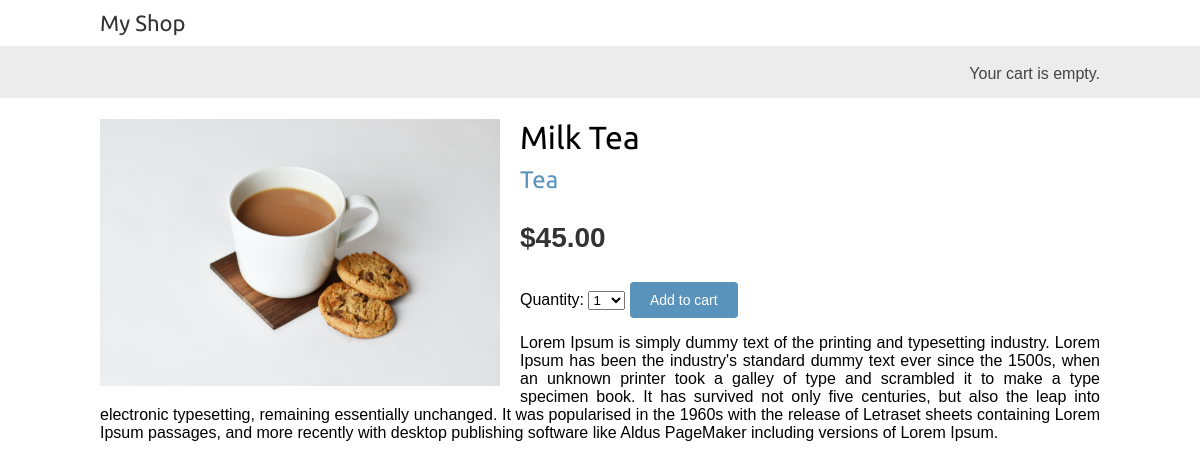
The app's page /2/milk-tea/ with its own data.
### shop/models.py (models this page shows, shortened)
class Product(models.Model):
    category = models.ForeignKey(Category,related_name='products',on_delete=models.CASCADE)
    name = models.CharField(max_length=200)
    slug = models.SlugField(max_length=200)
    image = models.ImageField(upload_to='product/%Y/%m/%d',blank=True)
    description = models.TextField(blank=True)
    price = models.DecimalField(max_digits=10,decimal_places=2)
    available = models.BooleanField(default=True)
    created = models.DateTimeField(auto_now_add=True)
    updated = models.DateTimeField(auto_now=True)
    class Meta:
        ordering = ['name']
        indexes = [
            models.Index(fields=['id','slug']),
            models.Index(fields=['name']),
            models.Index(fields=['-created']),
        ]

class Category(models.Model):
    name = models.CharField(max_length=200)
    slug = models.SlugField(max_length=200,unique=True)
    class Meta:
        ordering = ['name']
        indexes = [
            models.Index(fields=['name']),
        ]
        verbose_name = 'category'
        verbose_name_plural = 'categories'
    def __str__(self) -> str:
        return self.name
    def get_absolute_url(self):
        return reverse('shop:product_list_by_category',args=[self.slug])

### shop/views.py (the view)
# urls.py: path('<int:id>/<slug:slug>/',views.product_detail,name='product_detail')
def product_detail(request,id,slug):
    product = get_object_or_404(Product,id=id,slug=slug,available=True)
    cart_product_form = CartAddProductForm()
    return render(request,'shop/product/detail.html',{'product':product,'cart_product_form':cart_product_form})

### cart/forms.py
class CartAddProductForm(forms.Form):
    quantity = forms.TypedChoiceField(choices=PRODUCT_QUANTITY_CHOICES,coerce=int)
    override = forms.BooleanField(required=False,initial=False,widget=forms.HiddenInput)

### cart/cart.py (called while the page is built)
    def __len__(self):
        return sum(item['quantity'] for item in self.cart.values())

### cart/context_processor.py (called while the page is built)
def cart(request):
    return {'cart':Cart(request)}

### shop/templates/shop/product/detail.html (shortened to what this page needs)
{% extends 'shop/base.html' %}
{%load static%}
{% block content %}
    <div class="product-detail">
        <img src="{% if product.image %}{{ product.image.url }}{% else %}{% static 'img/no_image.png'%} {% endif %}" alt="">
        <h1>{{ product.name }}</h1>
        <h2>
            <a href="{{ product.category.get_absolute_url }}">
                {{product.category}}
            </a>
        </h2>
        <p class="price">${{ product.price }}</p>
        <form action="{% url 'cart:cart_add' product.id %}" method="post">
            {{cart_product_form}}
            <input type="submit" value="Add to cart">
        </form>
        {{ product.description|linebreaks}}
    </div>
{% endblock content %}

### shop/static/css/base.css (style rules this page uses)
body { margin:0; padding:0; font-family:helvetica, sans-serif; }
h1, h2, h3, h4, h5 , h6 { font-family: 'Ubuntu', sans-serif; font-weight:normal; }
a { text-decoration:none; color:#5993bb; }
a.button, input[type="submit"] { color:#fff; background:#5993bb; border-radius:4px; padding:10px 20px; font-size:14px; border:0; }
.product-detail { text-align:justify; }
.product-detail .price { color:#333; font-size:28px; font-weight:bold; }
.product-detail img { width:40%; float:left; padding:0 20px 20px 0; }
.product-detail h1 { margin-bottom:0; }
.product-detail h2 { margin-top:10px; }

### records on screen
Product: image (picture), name "Milk Tea", category "Tea", price "45.00", description "Lorem Ipsum is simply dummy text of the printing and typesetting industry. Lorem Ipsum has been the industry's standard dummy text ever since the 1500s, when an unknown printer took a galley of type and scrambled it to make a type specimen book. It has survived not only five centuries, but also the leap into electronic typesetting, remaining essentially unchanged. It was popularised in the 1960s with the release of Letraset sheets containing Lorem Ipsum passages, and more recently with desktop publishing software like Aldus PageMaker including versions of Lorem Ipsum."
